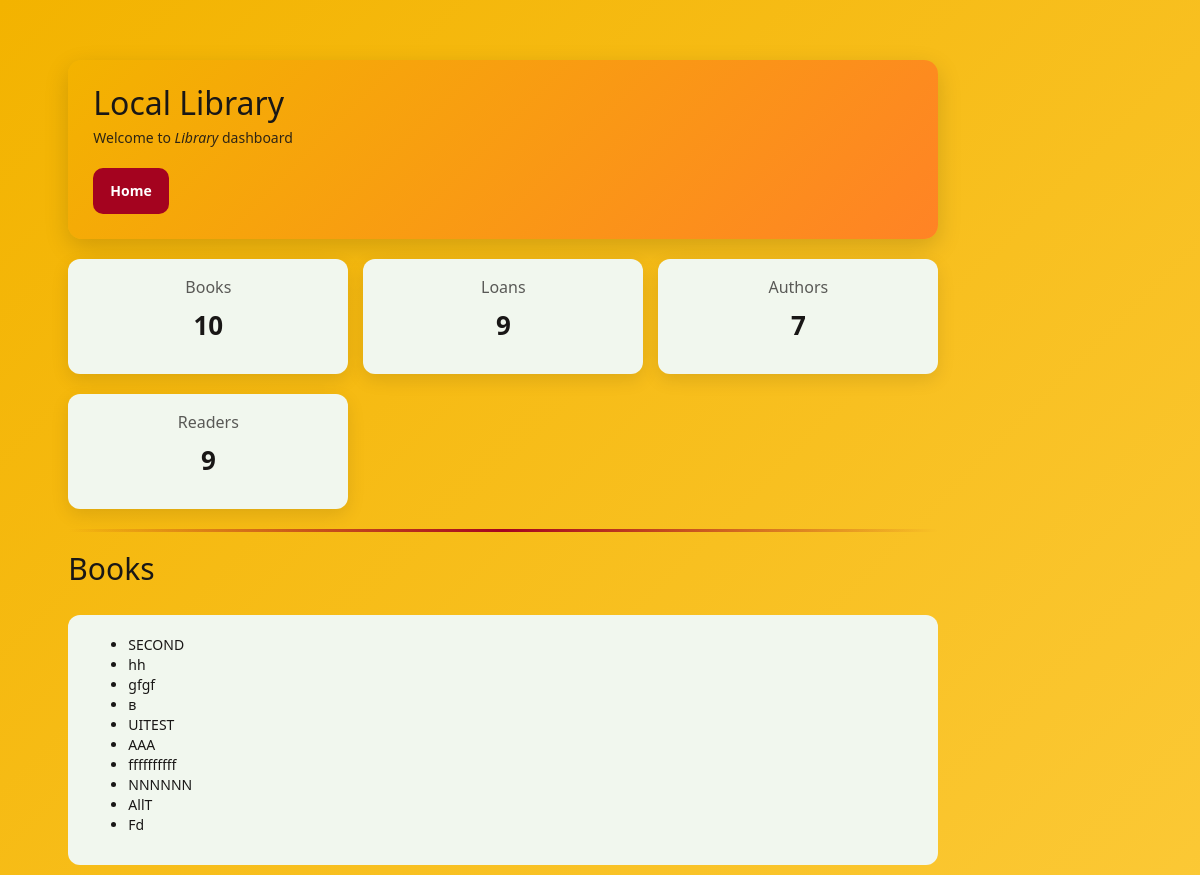
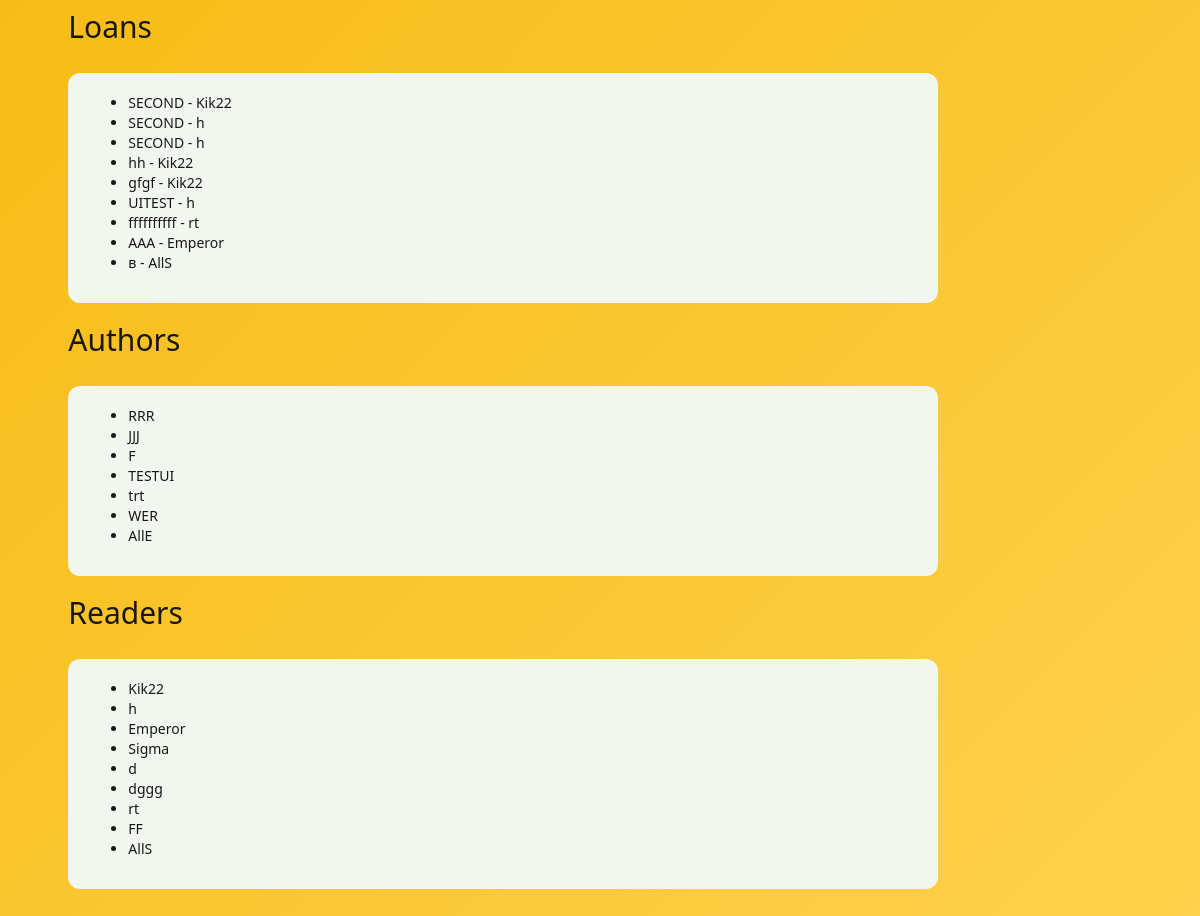
The app's page /read with its own data (2 pictures, top to bottom).
### schedule/models.py (models this page shows, shortened)
class Book(models.Model):
    name = models.CharField(max_length=100, unique=True)
    description = models.TextField(blank=True)
    def __str__(self):
        return self.name

class Author(models.Model):
    first_name = models.CharField(max_length=50)
    last_name = models.CharField(max_length=50)
    book = models.ForeignKey(Book, on_delete=models.CASCADE)

class Reader(models.Model):
    first_name = models.CharField(max_length=50)
    last_name = models.CharField(max_length=50)

### catalog/views.py (the view)
# urls.py: path('read', views.read, name='read'),
def read(request):
    books = Book.objects.all()
    authors = Author.objects.all()
    readers = Reader.objects.all()
    loans = [str(l) for l in Loan.objects.all()]
    context = {
        'books': books,
        'authors': authors,
        'readers': readers,
        'loans': loans,
    }
    return render(request, 'read.html', context)

### schedule/models.py (called while the page is built)
    def __str__(self):
        return f"{self.book} - {self.reader.first_name}"

### catalog/templates/read.html
{% extends "base_generic.html" %}
{% block content %}
<div class="container">
  <div class="hero">
    <h1>Local Library</h1>
    <p>Welcome to <em>Library</em> dashboard</p>
    <a class="btn" href="{% url 'index' %}">Home</a>
  </div>
  <div class="stats">
    <div class="card">
      <h3>Books</h3>
      <p>{{ books|length }}</p>
    </div>
    <div class="card">
      <h3>Loans</h3>
      <p>{{ loans|length }}</p>
    </div>
    <div class="card">
      <h3>Authors</h3>
      <p>{{ authors|length }}</p>
    </div>
  </div>
  <div class="stats">
    <div class="card">
      <h3>Readers</h3>
      <p>{{ readers|length }}</p>
    </div>
  </div>
  <hr>
  <h2 id="books">Books</h2>
  <div class="add">
    <ul>
      {% for book in books %}
        <li>{{ book.name }}</li>
      {% endfor %}
    </ul>
  </div>
  <h2 id="loans">Loans</h2>
  <div class="add">
    <ul>
      {% for l in loans %}
        <li>{{ l }}</li>
      {% endfor %}
    </ul>
  </div>
  <h2 id="authors">Authors</h2>
  <div class="add">
    <ul>
      {% for author in authors %}
        <li>{{ author.first_name }}</li>
      {% endfor %}
    </ul>
  </div>
  <h2 id="readers">Readers</h2>
  <div class="add">
    <ul>
      {% for reader in readers %}
        <li>{{ reader.first_name }}</li>
      {% endfor %}
    </ul>
  </div>
</div>
{% endblock %}

### catalog/templates/base_generic.html (shortened to what this page needs)
<!doctype html>
<html lang="en">
  <head>
    <link
      rel="stylesheet"
      href="https://maxcdn.bootstrapcdn.com/bootstrap/3.3.7/css/bootstrap.min.css" />
    {% load static %}
    <link rel="stylesheet" href="{% static 'css/styles.css' %}" />
  </head>
  <body>
    <div class="container-fluid">
      <div class="row">
        <div class="col-sm-10 ">{% block content %}{% endblock %}</div>
  </body>
</html>

### catalog/static/css/styles.css (style rules this page uses)
:root { --sunflower-gold: #f3b300; --vivid-tangerine: #ff8325; --ruby-red: #a4031f; --carbon-black: #191716; --mint-cream: #f1f7ee; --radius: 10px; --shadow: 0 6px 20px rgba(0,0,0,0.15); }
body { background: linear-gradient(135deg, #f3b300, #ffd24d); font-family: system-ui, sans-serif; color: var(--carbon-black); padding: 20px; }
hr { border: none; height: 3px; background: linear-gradient(90deg, transparent, var(--ruby-red), transparent); margin: 20px 0; }
.container { max-width: 900px; margin: 40px auto; font-family: system-ui, sans-serif; color: #191716; }
.hero { background: linear-gradient(135deg, #f3b300, #ff8325); padding: 25px; border-radius: 14px; color: #191716; box-shadow: 0 8px 25px rgba(0,0,0,0.15); }
.hero h1 { margin: 0; font-size: 32px; }
.hero p { margin-top: 8px; opacity: 0.9; }
.stats { display: grid; grid-template-columns: repeat(3, 1fr); gap: 15px; margin-top: 20px; }
.card { background: #f1f7ee; padding: 20px; border-radius: 12px; text-align: center; box-shadow: 0 6px 18px rgba(0,0,0,0.1); transition: 0.2s ease; }
.card h3 { margin: 0; font-size: 16px; opacity: 0.7; }
.card p { font-size: 26px; margin-top: 10px; font-weight: bold; }
.add { margin-top: 30px; padding: 20px; background: #f1f7ee; border-radius: 12px; }
.btn { display: inline-block; margin-top: 10px; padding: 12px 16px; background: #a4031f; color: white; border-radius: 10px; text-decoration: none; font-weight: bold; transition: 0.2s ease; }

### records on screen
Book: name "SECOND"
Book: name "hh"
Book: name "gfgf"
Book: name "в"
Book: name "UITEST"
Book: name "AAA"
Book: name "ffffffffff"
Book: name "NNNNNN"
Book: name "AllT"
Book: name "Fd"
Author: first_name "RRR"
Author: first_name "JJJ"
Author: first_name "F"
Author: first_name "TESTUI"
Author: first_name "trt"
Author: first_name "WER"
Author: first_name "AllE"
Reader: first_name "Kik22"
Reader: first_name "h"
Reader: first_name "Emperor"
Reader: first_name "Sigma"
Reader: first_name "d"
Reader: first_name "dggg"
Reader: first_name "rt"
Reader: first_name "FF"
Reader: first_name "AllS"

### other values on screen
{{ books|length }} "10"
{{ loans|length }} "9"
{{ authors|length }} "7"
{{ readers|length }} "9"
{{ l }} "SECOND - Kik22" "SECOND - h" "SECOND - h" "hh - Kik22" "gfgf - Kik22" "UITEST - h" "ffffffffff - rt" "AAA - Emperor" "в - AllS"
